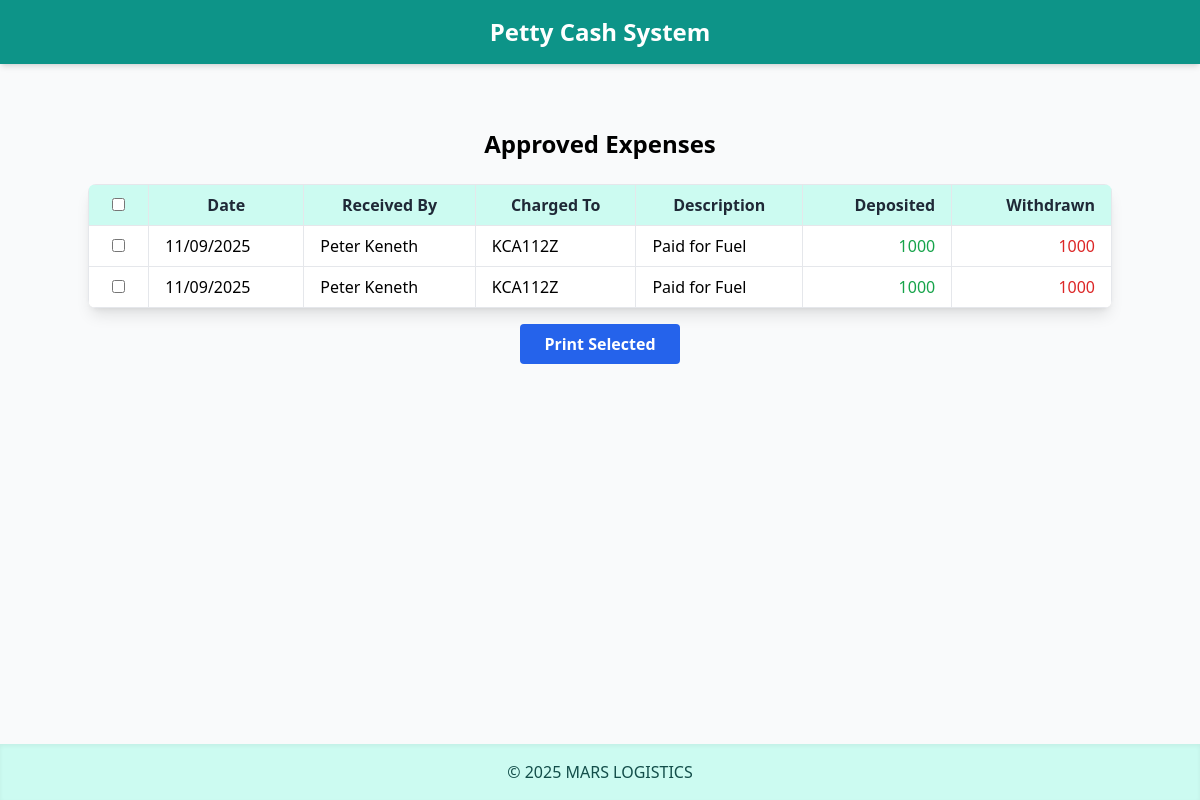
/select-print/ (signed in), run on an earlier commit of the app's database.
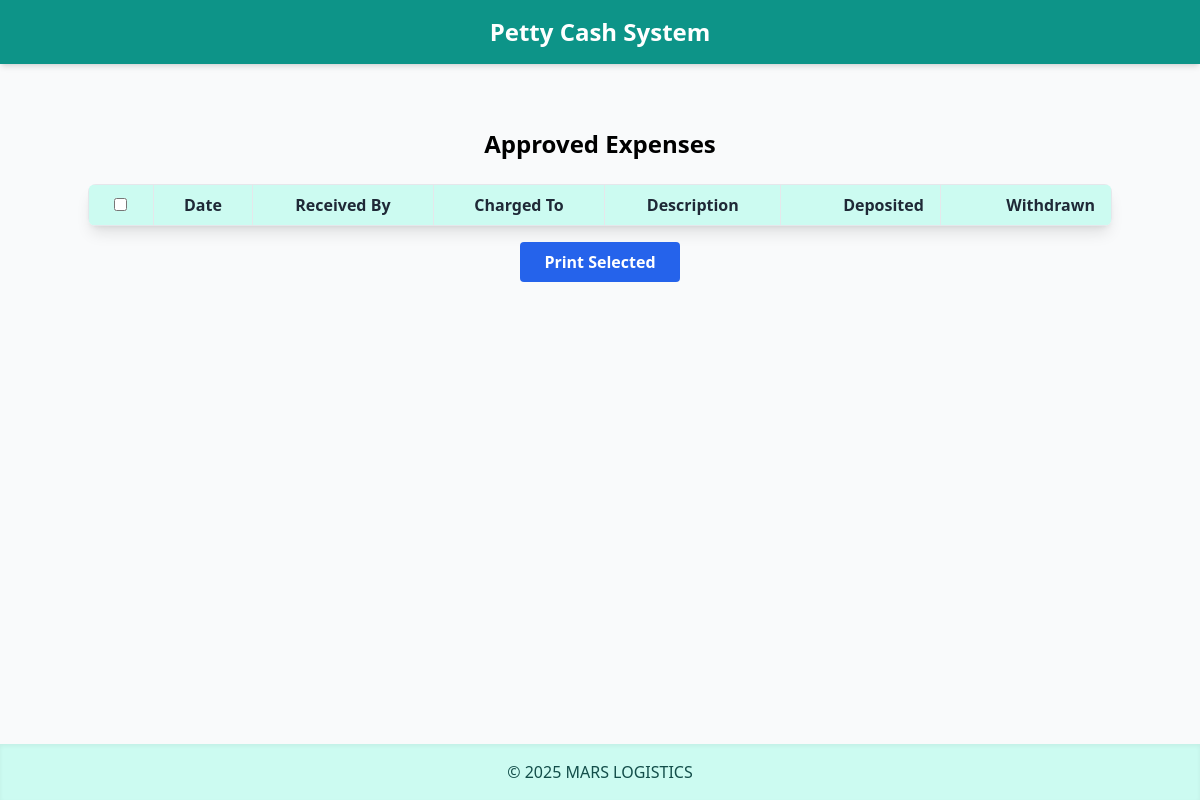
And on a later commit of the database.
### cashflow/models.py (models this page shows, shortened)
class Expense(models.Model):
    STATUS_CHOICES = [
        ("Pending", "Pending"),
        ("Approved", "Approved"),
        ("Rejected", "Rejected"),
        ("Locked", "Locked"),
    ]
    date = models.DateField(default=timezone.now)
    received_by = models.CharField(max_length=255, null=True, blank=True)
    charged_to = models.CharField(max_length=255)
    description = models.TextField()
    receipt_no = models.CharField(max_length=100, blank=True, null=True)
    amount_deposited = models.DecimalField(max_digits=12, decimal_places=2, default=0)
    amount_withdrawn = models.DecimalField(max_digits=12, decimal_places=2, default=0)
    withdrawal_charges = models.DecimalField(max_digits=12, decimal_places=2, default=0)
    running_balance = models.DecimalField(max_digits=12, decimal_places=2, default=0)
    status = models.CharField(max_length=20, choices=STATUS_CHOICES, default="Pending")
    uploaded_by = models.ForeignKey(
        User,
        on_delete=models.SET_NULL,
        null=True,
        blank=True,
        related_name="uploaded_expenses"
    )
    approved_by = models.ForeignKey(
        User,
        on_delete=models.SET_NULL,
        null=True,
        blank=True,
        related_name="approved_expenses"
    )
    approved_at = models.DateTimeField(null=True, blank=True)

### cashflow/views.py (the view)
# urls.py: path("select-print/", views.select_print_approved, name="select_print_approved"),
@login_required
def select_print_approved(request):
    approved_expenses = Expense.objects.filter(status__iexact="Approved")
    if request.method == "POST":
        selected_ids = request.POST.getlist("selected_expenses")
        expenses = approved_expenses.filter(id__in=selected_ids)
    else:
        expenses = approved_expenses
    return render(request, "cashflow/select_print_approved.html", {
        "expenses": expenses
    })

### cashflow/templates/cashflow/select_print_approved.html (shortened to what this page needs)
{% extends "cashflow/base.html" %}
{% block content %}
<div class="container mx-auto mt-8">
    <h1 class="text-2xl font-bold text-center mb-6">Approved Expenses</h1>
    <form method="post" action="{% url 'print_selected_expenses' %}">
        <div class="overflow-x-auto shadow-lg rounded-lg bg-white">
            <table class="min-w-full divide-y divide-gray-200">
                <thead class="bg-teal-100 text-gray-800">
                    <tr>
                        <th class="border px-4 py-2 text-center">
                            <input type="checkbox" id="selectAll" onclick="toggleAll(this)">
                        </th>
                        <th class="border px-4 py-2">Date</th>
                        <th class="border px-4 py-2">Received By</th>
                        <th class="border px-4 py-2">Charged To</th>
                        <th class="border px-4 py-2">Description</th>
                        <th class="border px-4 py-2 text-right">Deposited</th>
                        <th class="border px-4 py-2 text-right">Withdrawn</th>
                    </tr>
                </thead>
                <tbody>
                    {% for expense in expenses %}
                    <tr class="hover:bg-gray-50">
                        <td class="border px-4 py-2 text-center">
                            <input type="checkbox" name="selected_expenses" value="{{ expense.id }}">
                        </td>
                        <td class="border px-4 py-2">{{ expense.date|date:"d/m/Y" }}</td>
                        <td class="border px-4 py-2">{{ expense.received_by }}</td>
                        <td class="border px-4 py-2">{{ expense.charged_to }}</td>
                        <td class="border px-4 py-2">{{ expense.description }}</td>
                        <td class="border px-4 py-2 text-right text-green-600">{{ expense.amount_deposited|floatformat:0 }}</td>
                        <td class="border px-4 py-2 text-right text-red-600">{{ expense.amount_withdrawn|floatformat:0 }}</td>
                    </tr>
                    {% endfor %}
                </tbody>
            </table>
        </div>
        <div class="text-center mt-4">
            <button type="submit" class="bg-blue-600 hover:bg-blue-700 text-white font-semibold px-6 py-2 rounded">
                Print Selected
            </button>
        </div>
    </form>
</div>
{% endblock %}

What changed in the data, as far as the page shows it:
removed Expense: date "11/09/2025", received_by "Peter Keneth", charged_to "KCA112Z", description "Paid for Fuel", amount_deposited "1000", amount_withdrawn "1000"
removed Expense: date "11/09/2025", received_by "Peter Keneth", charged_to "KCA112Z", description "Paid for Fuel", amount_deposited "1000", amount_withdrawn "1000"
